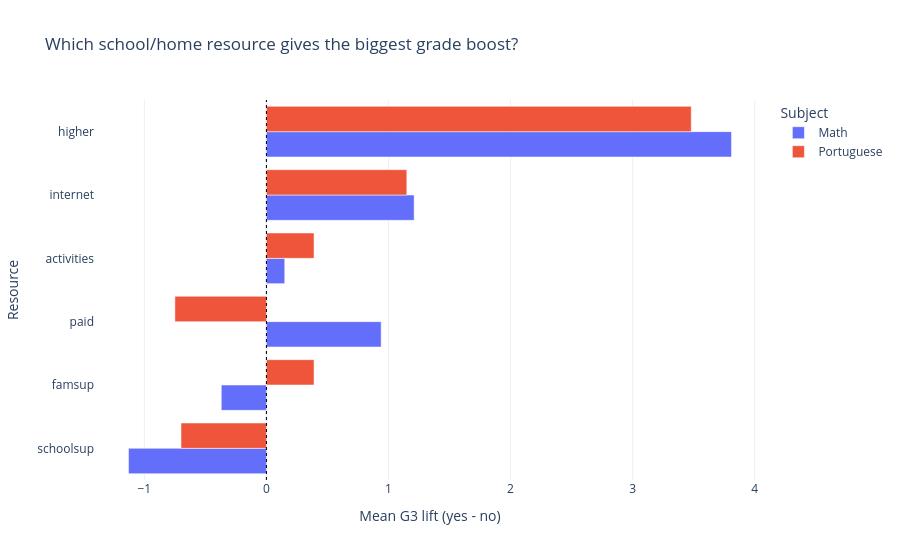

The notebook cell saved with this chart:
### Code cell
support_cols = ['schoolsup', 'famsup', 'paid', 'activities', 'internet', 'higher']
rows = []
for sub_df, sub_name in ((mat_df.copy(), 'Math'), (por_df.copy(), 'Portuguese')):
    sub_df['result_num'] = (sub_df['G3'] >= 10).astype(int)
    for f in support_cols:
        lift = sub_df[sub_df[f] == 'yes']['G3'].mean() - sub_df[sub_df[f] == 'no']['G3'].mean()
        rows.append({'resource': f, 'subject': sub_name, 'G3 lift': round(lift, 2)})
uplift = pd.DataFrame(rows)
fig = px.bar(uplift, y='resource', x='G3 lift', color='subject',
             barmode='group', orientation='h',
             title='Which school/home resource gives the biggest grade boost?',
             labels={'resource': 'Resource', 'G3 lift': 'Mean G3 lift (yes - no)',
                     'subject': 'Subject'})
fig.add_vline(x=0, line_width=1, line_color='black', line_dash='dot')
fig.update_layout(template='plotly_white')
fig.show()

### Figure 1 — Plotly figure (JSON) as saved in the notebook; plotly's stock layout.template omitted (floating-point values rounded to 4 significant figures)
{"data": [{"alignmentgroup": "True", "hovertemplate": "Subject=Math<br>Mean G3 lift (yes - no)=%{x}<br>Resource=%{y}<extra></extra>", "legendgroup": "Math", "marker": {"color": "#636efa", "pattern": {"shape": ""}}, "name": "Math", "offsetgroup": "Math", "orientation": "h", "showlegend": true, "textposition": "auto", "type": "bar", "x": [-1.13, -0.37, 0.94, 0.15, 1.21, 3.81], "xaxis": "x", "y": ["schoolsup", "famsup", "paid", "activities", "internet", "higher"], "yaxis": "y"}, {"alignmentgroup": "True", "hovertemplate": "Subject=Portuguese<br>Mean G3 lift (yes - no)=%{x}<br>Resource=%{y}<extra></extra>", "legendgroup": "Portuguese", "marker": {"color": "#EF553B", "pattern": {"shape": ""}}, "name": "Portuguese", "offsetgroup": "Portuguese", "orientation": "h", "showlegend": true, "textposition": "auto", "type": "bar", "x": [-0.7, 0.39, -0.75, 0.39, 1.15, 3.48], "xaxis": "x", "y": ["schoolsup", "famsup", "paid", "activities", "internet", "higher"], "yaxis": "y"}], "layout": {"barmode": "group", "legend": {"title": {"text": "Subject"}, "tracegroupgap": 0}, "shapes": [{"line": {"color": "black", "dash": "dot", "width": 1}, "type": "line", "x0": 0, "x1": 0, "xref": "x", "y0": 0, "y1": 1, "yref": "y domain"}], "title": {"text": "Which school/home resource gives the biggest grade boost?"}, "xaxis": {"anchor": "y", "domain": [0, 1], "title": {"text": "Mean G3 lift (yes - no)"}}, "yaxis": {"anchor": "x", "domain": [0, 1], "title": {"text": "Resource"}}}}
